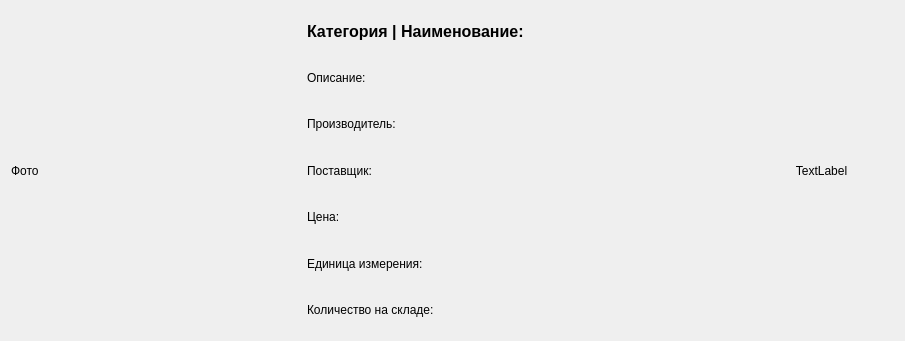
<?xml version="1.0" encoding="UTF-8"?>
<ui version="4.0">
 <class>ProductCard</class>
 <widget class="QWidget" name="ProductCard">
  <property name="geometry">
   <rect>
    <x>0</x>
    <y>0</y>
    <width>905</width>
    <height>341</height>
   </rect>
  </property>
  <property name="windowTitle">
   <string>Form</string>
  </property>
  <layout class="QHBoxLayout" name="horizontalLayout" stretch="2,3,1">
   <item>
    <widget class="QLabel" name="label_photo">
     <property name="text">
      <string>Фото</string>
     </property>
    </widget>
   </item>
   <item>
    <layout class="QVBoxLayout" name="verticalLayout">
     <item>
      <widget class="QLabel" name="label_title">
       <property name="font">
        <font>
         <pointsize>12</pointsize>
         <bold>true</bold>
        </font>
       </property>
       <property name="text">
        <string>Категория | Наименование:</string>
       </property>
      </widget>
     </item>
     <item>
      <widget class="QLabel" name="label_desc">
       <property name="text">
        <string>Описание:</string>
       </property>
      </widget>
     </item>
     <item>
      <widget class="QLabel" name="label_producer">
       <property name="text">
        <string>Производитель:</string>
       </property>
      </widget>
     </item>
     <item>
      <widget class="QLabel" name="label_supplier">
       <property name="text">
        <string>Поставщик:</string>
       </property>
      </widget>
     </item>
     <item>
      <widget class="QLabel" name="label_price">
       <property name="text">
        <string>Цена:</string>
       </property>
      </widget>
     </item>
     <item>
      <widget class="QLabel" name="label_measure">
       <property name="text">
        <string>Единица измерения:</string>
       </property>
      </widget>
     </item>
     <item>
      <widget class="QLabel" name="label_count">
       <property name="text">
        <string>Количество на складе:</string>
       </property>
      </widget>
     </item>
    </layout>
   </item>
   <item>
    <widget class="QWidget" name="widget_discount" native="true">
     <property name="layoutDirection">
      <enum>Qt::LayoutDirection::RightToLeft</enum>
     </property>
     <layout class="QVBoxLayout" name="verticalLayout_2">
      <item>
       <widget class="QLabel" name="label_discount">
        <property name="text">
         <string>TextLabel</string>
        </property>
        <property name="alignment">
         <set>Qt::AlignmentFlag::AlignCenter</set>
        </property>
       </widget>
      </item>
     </layout>
    </widget>
   </item>
  </layout>
 </widget>
 <resources/>
 <connections/>
</ui>
